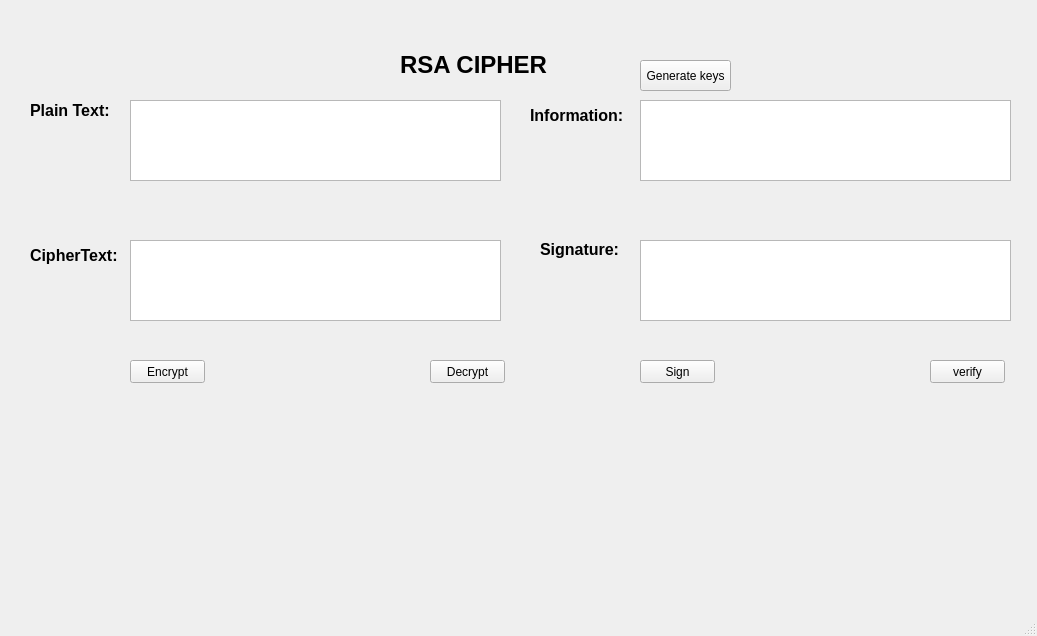
<?xml version="1.0" encoding="UTF-8"?>
<ui version="4.0">
 <class>MainWindow</class>
 <widget class="QMainWindow" name="MainWindow">
  <property name="geometry">
   <rect>
    <x>0</x>
    <y>0</y>
    <width>1037</width>
    <height>636</height>
   </rect>
  </property>
  <property name="windowTitle">
   <string>MainWindow</string>
  </property>
  <widget class="QWidget" name="centralwidget">
   <widget class="QLabel" name="label">
    <property name="geometry">
     <rect>
      <x>400</x>
      <y>30</y>
      <width>161</width>
      <height>71</height>
     </rect>
    </property>
    <property name="toolTip">
     <string>&lt;html&gt;&lt;head/&gt;&lt;body&gt;&lt;p&gt;&lt;span style=&quot; font-size:14pt; font-weight:600;&quot;&gt;RSA CIPHER&lt;/span&gt;&lt;/p&gt;&lt;/body&gt;&lt;/html&gt;</string>
    </property>
    <property name="text">
     <string>&lt;html&gt;&lt;head/&gt;&lt;body&gt;&lt;p&gt;&lt;span style=&quot; font-size:18pt; font-weight:600;&quot;&gt;RSA CIPHER&lt;/span&gt;&lt;/p&gt;&lt;/body&gt;&lt;/html&gt;</string>
    </property>
   </widget>
   <widget class="QLabel" name="label_2">
    <property name="geometry">
     <rect>
      <x>30</x>
      <y>90</y>
      <width>101</width>
      <height>41</height>
     </rect>
    </property>
    <property name="text">
     <string>&lt;html&gt;&lt;head/&gt;&lt;body&gt;&lt;p&gt;&lt;span style=&quot; font-size:12pt; font-weight:600;&quot;&gt;Plain Text:&lt;/span&gt;&lt;/p&gt;&lt;/body&gt;&lt;/html&gt;</string>
    </property>
   </widget>
   <widget class="QLabel" name="label_3">
    <property name="geometry">
     <rect>
      <x>30</x>
      <y>230</y>
      <width>101</width>
      <height>51</height>
     </rect>
    </property>
    <property name="text">
     <string>&lt;html&gt;&lt;head/&gt;&lt;body&gt;&lt;p&gt;&lt;span style=&quot; font-size:12pt; font-weight:600;&quot;&gt;CipherText:&lt;/span&gt;&lt;/p&gt;&lt;/body&gt;&lt;/html&gt;</string>
    </property>
   </widget>
   <widget class="QPlainTextEdit" name="txt_plaintext">
    <property name="geometry">
     <rect>
      <x>130</x>
      <y>100</y>
      <width>371</width>
      <height>81</height>
     </rect>
    </property>
   </widget>
   <widget class="QPlainTextEdit" name="txt_ciphertext">
    <property name="geometry">
     <rect>
      <x>130</x>
      <y>240</y>
      <width>371</width>
      <height>81</height>
     </rect>
    </property>
   </widget>
   <widget class="QLabel" name="label_4">
    <property name="geometry">
     <rect>
      <x>530</x>
      <y>90</y>
      <width>111</width>
      <height>51</height>
     </rect>
    </property>
    <property name="text">
     <string>&lt;html&gt;&lt;head/&gt;&lt;body&gt;&lt;p&gt;&lt;span style=&quot; font-size:12pt; font-weight:600;&quot;&gt;Information:&lt;/span&gt;&lt;/p&gt;&lt;/body&gt;&lt;/html&gt;</string>
    </property>
   </widget>
   <widget class="QLabel" name="label_5">
    <property name="geometry">
     <rect>
      <x>540</x>
      <y>240</y>
      <width>101</width>
      <height>41</height>
     </rect>
    </property>
    <property name="text">
     <string>&lt;html&gt;&lt;head/&gt;&lt;body&gt;&lt;p&gt;&lt;span style=&quot; font-size:12pt; font-weight:600;&quot;&gt;Signature:&lt;/span&gt;&lt;/p&gt;&lt;p&gt;&lt;br/&gt;&lt;/p&gt;&lt;/body&gt;&lt;/html&gt;</string>
    </property>
   </widget>
   <widget class="QPlainTextEdit" name="txt_infor">
    <property name="geometry">
     <rect>
      <x>640</x>
      <y>100</y>
      <width>371</width>
      <height>81</height>
     </rect>
    </property>
   </widget>
   <widget class="QPlainTextEdit" name="txt_sig">
    <property name="geometry">
     <rect>
      <x>640</x>
      <y>240</y>
      <width>371</width>
      <height>81</height>
     </rect>
    </property>
   </widget>
   <widget class="QPushButton" name="btn_encrypt">
    <property name="geometry">
     <rect>
      <x>130</x>
      <y>360</y>
      <width>75</width>
      <height>23</height>
     </rect>
    </property>
    <property name="text">
     <string>Encrypt</string>
    </property>
   </widget>
   <widget class="QPushButton" name="btn_decrypt">
    <property name="geometry">
     <rect>
      <x>430</x>
      <y>360</y>
      <width>75</width>
      <height>23</height>
     </rect>
    </property>
    <property name="text">
     <string>Decrypt</string>
    </property>
   </widget>
   <widget class="QPushButton" name="btn_sign">
    <property name="geometry">
     <rect>
      <x>640</x>
      <y>360</y>
      <width>75</width>
      <height>23</height>
     </rect>
    </property>
    <property name="text">
     <string>Sign</string>
    </property>
   </widget>
   <widget class="QPushButton" name="btn_verify">
    <property name="geometry">
     <rect>
      <x>930</x>
      <y>360</y>
      <width>75</width>
      <height>23</height>
     </rect>
    </property>
    <property name="text">
     <string>verify</string>
    </property>
   </widget>
   <widget class="QPushButton" name="btn_gen_keys">
    <property name="geometry">
     <rect>
      <x>640</x>
      <y>60</y>
      <width>91</width>
      <height>31</height>
     </rect>
    </property>
    <property name="text">
     <string>Generate keys</string>
    </property>
   </widget>
  </widget>
  <widget class="QMenuBar" name="menubar">
   <property name="geometry">
    <rect>
     <x>0</x>
     <y>0</y>
     <width>1037</width>
     <height>22</height>
    </rect>
   </property>
  </widget>
  <widget class="QStatusBar" name="statusbar"/>
 </widget>
 <resources/>
 <connections/>
</ui>
